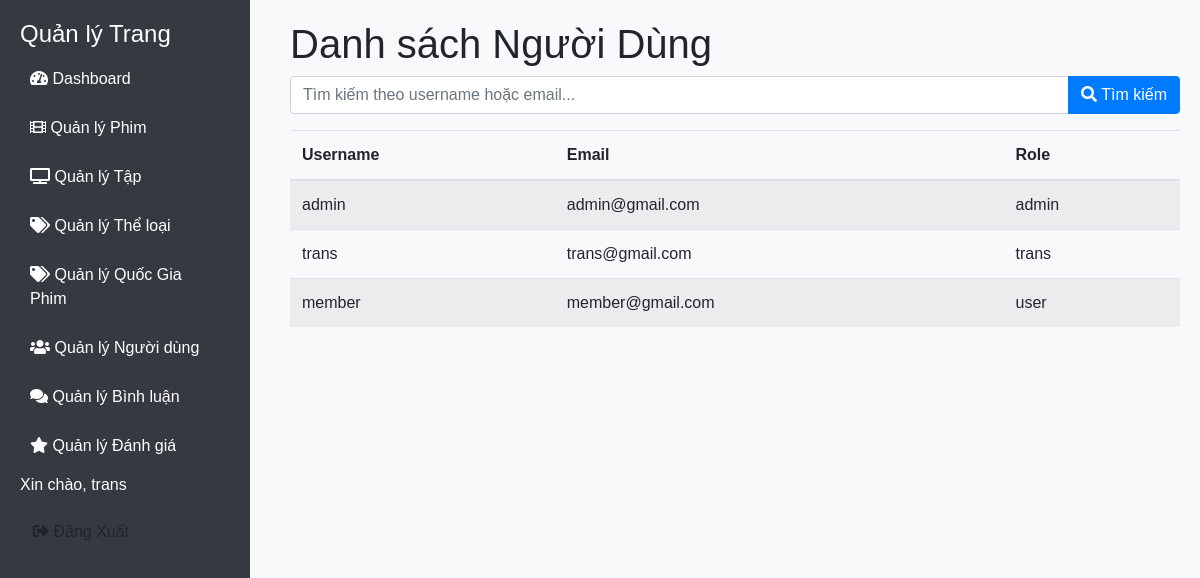
The page /admin/manage_users/index.php (signed in) on the database as committed earlier.
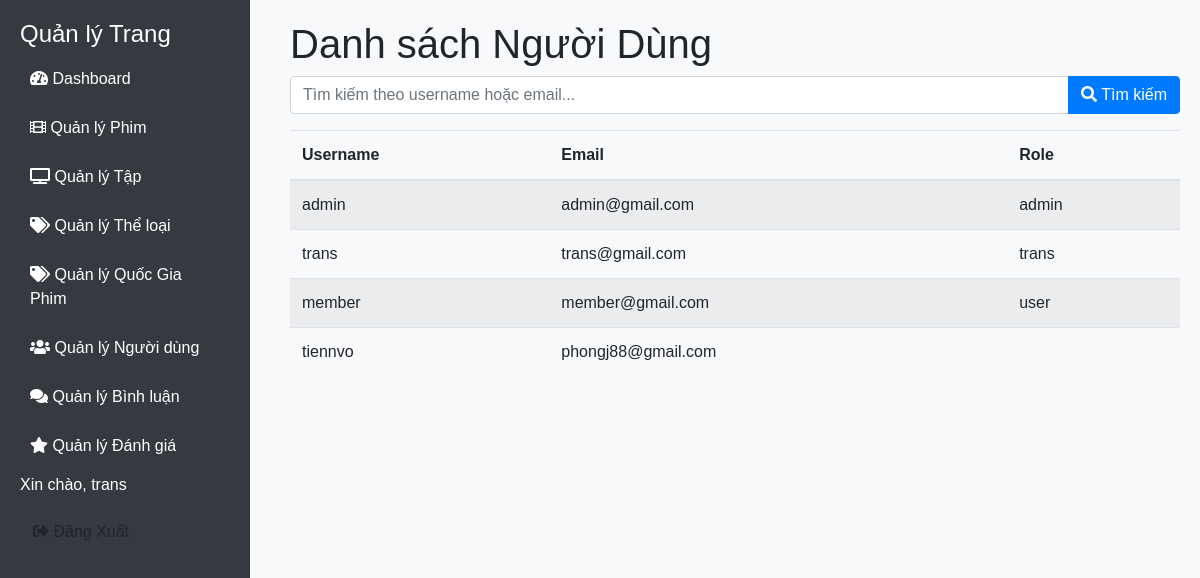
The same page on the database as committed later.
### tables this page shows
CREATE TABLE `users` (
  `id` int(11) NOT NULL,
  `username` varchar(50) NOT NULL,
  `password` varchar(255) NOT NULL,
  `email` varchar(100) NOT NULL,
  `role` enum('admin','trans','user') DEFAULT 'user',
  `money` int(99) NOT NULL DEFAULT 0,
  `total_money` int(99) NOT NULL DEFAULT 0
);

### admin/manage_users/index.php (the view, shortened to what this page needs)
<?php
include('../dbconnect.php');
$current_user_role = $_SESSION['role'];
?>
<!DOCTYPE html>
<html lang="vi">
<head>
    <link rel="stylesheet" href="https://stackpath.bootstrapcdn.com/bootstrap/4.5.2/css/bootstrap.min.css">
    <link rel="stylesheet" href="https://cdnjs.cloudflare.com/ajax/libs/font-awesome/5.15.4/css/all.min.css">
    <link rel="stylesheet" href="../view/style.css">
</head>
<body>
    <?php include_once('../sidebar.php'); ?>
    <div class="content">
        <h1>Danh sách Người Dùng</h1>
        <form method="GET" action="" class="mb-3">
            <div class="input-group">
                <input type="text" name="search" class="form-control" placeholder="Tìm kiếm theo username hoặc email..." value="<?php echo isset($_GET['search']) ? htmlspecialchars($_GET['search']) : ''; ?>">
                <div class="input-group-append">
                    <button class="btn btn-primary" type="submit"><i class="fas fa-search"></i> Tìm kiếm</button>
                </div>
            </div>
        </form>
        <?php
        $search = isset($_GET['search']) ? $_GET['search'] : '';
        $sql = "SELECT id, username, email, role FROM users
                WHERE username LIKE '%" . $conn->real_escape_string($search) . "%'
                OR email LIKE '%" . $conn->real_escape_string($search) . "%'";
        $result = $conn->query($sql);
        ?>
        <table class="table table-striped">
            <thead>
                <tr>
                    <th>Username</th>
                    <th>Email</th>
                    <th>Role</th>
                </tr>
            </thead>
            <tbody>
                <?php
                if ($result->num_rows > 0) {
                    while ($row = $result->fetch_assoc()) {
                        echo "<tr>
                                <td>{$row['username']}</td>
                                <td>{$row['email']}</td>
                                <td>{$row['role']}</td>";
                        echo "<td class='action-buttons'>";
                        echo "</td></tr>";
                    }
                } else {
                    $colspan = ($current_user_role === 'admin') ? 4 : 3;
                    echo "<tr><td colspan='$colspan'>Không có dữ liệu</td></tr>";
                }
                ?>
            </tbody>
        </table>
    </div>
</body>
</html>

Rows that differ between the two databases and show on the page:
added users: username "tiennvo", email "phongj88@gmail.com"
